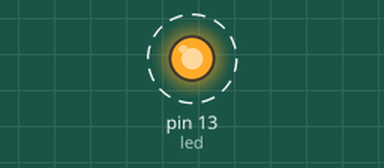
A sketch run on a simulated Arduino Uno, built with avr-gcc and run on an emulated ATmega328P. Parts: output pins drawn as LEDs (lit = HIGH). Dashed ring = blinking.

Above: at 0.05 s.
Timing chart, 0 to 3.0 s (numbered marks = the images above):
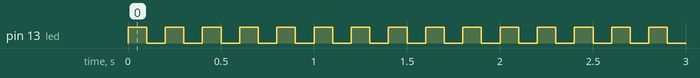

Measured:
- by itself, pin 13 (led): alternates HIGH for 0.10 s and LOW for 0.10 s

The sketch:

template.ino
```cpp
//${src_file_name}

int led = 13;

void setup() {
  // put your setup code here, to run once:
  pinMode(led, OUTPUT);
}

void loop() {
  // put your main code here, to run repeatedly:
    digitalWrite(led, HIGH);  // turn the LED on (HIGH is the voltage level)
    delay(100);               // wait for a second
    digitalWrite(led, LOW);   // turn the LED off by making the voltage LOW
    delay(100);               // wait for a second
}
```

template.cpp
```cpp
//${src_file_name}

#define F_CPU 4000000UL
#include <avr/io.h>
#include <util/delay.h>


int main(void){
    // put your main code here:
    DDRC=0xFF;

    while(1){
        PORTC^=_BV(PC0);
        _delay_ms(120);
    }
}
```
